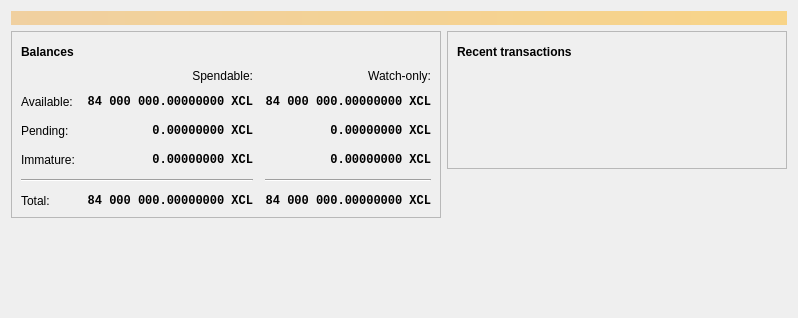
<?xml version="1.0" encoding="UTF-8"?>
<ui version="4.0">
 <class>OverviewPage</class>
 <widget class="QWidget" name="OverviewPage">
  <property name="geometry">
   <rect>
    <x>0</x>
    <y>0</y>
    <width>798</width>
    <height>318</height>
   </rect>
  </property>
  <property name="windowTitle">
   <string>Form</string>
  </property>
  <layout class="QVBoxLayout" name="topLayout">
   <item>
    <widget class="QLabel" name="labelAlerts">
     <property name="visible">
      <bool>false</bool>
     </property>
     <property name="styleSheet">
      <string notr="true">QLabel { background-color: qlineargradient(x1: 0, y1: 0, x2: 1, y2: 0, stop:0 #F0D0A0, stop:1 #F8D488); color:#000000; }</string>
     </property>
     <property name="wordWrap">
      <bool>true</bool>
     </property>
     <property name="margin">
      <number>3</number>
     </property>
     <property name="textInteractionFlags">
      <set>Qt::TextSelectableByMouse</set>
     </property>
    </widget>
   </item>
   <item>
    <layout class="QHBoxLayout" name="horizontalLayout" stretch="1,1">
     <item>
      <layout class="QVBoxLayout" name="verticalLayout_2">
       <item>
        <widget class="QFrame" name="frame">
         <property name="frameShape">
          <enum>QFrame::StyledPanel</enum>
         </property>
         <property name="frameShadow">
          <enum>QFrame::Raised</enum>
         </property>
         <layout class="QVBoxLayout" name="verticalLayout_4">
          <item>
           <layout class="QHBoxLayout" name="horizontalLayout_4">
            <item>
             <widget class="QLabel" name="label_5">
              <property name="font">
               <font>
                <weight>75</weight>
                <bold>true</bold>
               </font>
              </property>
              <property name="text">
               <string>Balances</string>
              </property>
             </widget>
            </item>
            <item>
             <widget class="QPushButton" name="labelWalletStatus">
              <property name="enabled">
               <bool>true</bool>
              </property>
              <property name="maximumSize">
               <size>
                <width>30</width>
                <height>16777215</height>
               </size>
              </property>
              <property name="toolTip">
               <string>The displayed information may be out of date. Your wallet automatically synchronizes with the Projectxcl network after a connection is established, but this process has not completed yet.</string>
              </property>
              <property name="text">
               <string/>
              </property>
              <property name="icon">
               <iconset resource="../bitcoin.qrc">
                <normaloff>:/icons/warning</normaloff>
                <disabledoff>:/icons/warning</disabledoff>:/icons/warning</iconset>
              </property>
              <property name="iconSize">
               <size>
                <width>24</width>
                <height>24</height>
               </size>
              </property>
              <property name="flat">
               <bool>true</bool>
              </property>
             </widget>
            </item>
            <item>
             <spacer name="horizontalSpacer_3">
              <property name="orientation">
               <enum>Qt::Horizontal</enum>
              </property>
              <property name="sizeHint" stdset="0">
               <size>
                <width>40</width>
                <height>20</height>
               </size>
              </property>
             </spacer>
            </item>
           </layout>
          </item>
          <item>
           <layout class="QGridLayout" name="gridLayout">
            <property name="spacing">
             <number>12</number>
            </property>
            <item row="2" column="2">
             <widget class="QLabel" name="labelWatchPending">
              <property name="font">
               <font>
                <family>Monospace</family>
                <weight>75</weight>
                <bold>true</bold>
               </font>
              </property>
              <property name="cursor">
               <cursorShape>IBeamCursor</cursorShape>
              </property>
              <property name="toolTip">
               <string>Unconfirmed transactions to watch-only addresses</string>
              </property>
              <property name="text">
               <string notr="true">0.00000000 XCL</string>
              </property>
              <property name="alignment">
               <set>Qt::AlignRight|Qt::AlignTrailing|Qt::AlignVCenter</set>
              </property>
              <property name="textInteractionFlags">
               <set>Qt::LinksAccessibleByMouse|Qt::TextSelectableByKeyboard|Qt::TextSelectableByMouse</set>
              </property>
             </widget>
            </item>
            <item row="2" column="1">
             <widget class="QLabel" name="labelUnconfirmed">
              <property name="font">
               <font>
                <family>Monospace</family>
                <weight>75</weight>
                <bold>true</bold>
               </font>
              </property>
              <property name="cursor">
               <cursorShape>IBeamCursor</cursorShape>
              </property>
              <property name="toolTip">
               <string>Total of transactions that have yet to be confirmed, and do not yet count toward the spendable balance</string>
              </property>
              <property name="text">
               <string notr="true">0.00000000 XCL</string>
              </property>
              <property name="alignment">
               <set>Qt::AlignRight|Qt::AlignTrailing|Qt::AlignVCenter</set>
              </property>
              <property name="textInteractionFlags">
               <set>Qt::LinksAccessibleByMouse|Qt::TextSelectableByKeyboard|Qt::TextSelectableByMouse</set>
              </property>
             </widget>
            </item>
            <item row="3" column="2">
             <widget class="QLabel" name="labelWatchImmature">
              <property name="font">
               <font>
                <family>Monospace</family>
                <weight>75</weight>
                <bold>true</bold>
               </font>
              </property>
              <property name="cursor">
               <cursorShape>IBeamCursor</cursorShape>
              </property>
              <property name="toolTip">
               <string>Mined balance in watch-only addresses that has not yet matured</string>
              </property>
              <property name="text">
               <string notr="true">0.00000000 XCL</string>
              </property>
              <property name="alignment">
               <set>Qt::AlignRight|Qt::AlignTrailing|Qt::AlignVCenter</set>
              </property>
              <property name="textInteractionFlags">
               <set>Qt::LinksAccessibleByMouse|Qt::TextSelectableByKeyboard|Qt::TextSelectableByMouse</set>
              </property>
             </widget>
            </item>
            <item row="4" column="0" colspan="2">
             <widget class="Line" name="line">
              <property name="orientation">
               <enum>Qt::Horizontal</enum>
              </property>
             </widget>
            </item>
            <item row="4" column="2">
             <widget class="Line" name="lineWatchBalance">
              <property name="sizePolicy">
               <sizepolicy hsizetype="Preferred" vsizetype="Fixed">
                <horstretch>0</horstretch>
                <verstretch>0</verstretch>
               </sizepolicy>
              </property>
              <property name="minimumSize">
               <size>
                <width>140</width>
                <height>0</height>
               </size>
              </property>
              <property name="orientation">
               <enum>Qt::Horizontal</enum>
              </property>
             </widget>
            </item>
            <item row="5" column="0">
             <widget class="QLabel" name="labelTotalText">
              <property name="text">
               <string>Total:</string>
              </property>
             </widget>
            </item>
            <item row="3" column="1">
             <widget class="QLabel" name="labelImmature">
              <property name="font">
               <font>
                <family>Monospace</family>
                <weight>75</weight>
                <bold>true</bold>
               </font>
              </property>
              <property name="cursor">
               <cursorShape>IBeamCursor</cursorShape>
              </property>
              <property name="toolTip">
               <string>Mined balance that has not yet matured</string>
              </property>
              <property name="text">
               <string notr="true">0.00000000 XCL</string>
              </property>
              <property name="alignment">
               <set>Qt::AlignRight|Qt::AlignTrailing|Qt::AlignVCenter</set>
              </property>
              <property name="textInteractionFlags">
               <set>Qt::LinksAccessibleByMouse|Qt::TextSelectableByKeyboard|Qt::TextSelectableByMouse</set>
              </property>
             </widget>
            </item>
            <item row="2" column="3">
             <spacer name="horizontalSpacer_2">
              <property name="orientation">
               <enum>Qt::Horizontal</enum>
              </property>
              <property name="sizeHint" stdset="0">
               <size>
                <width>40</width>
                <height>20</height>
               </size>
              </property>
             </spacer>
            </item>
            <item row="3" column="0">
             <widget class="QLabel" name="labelImmatureText">
              <property name="text">
               <string>Immature:</string>
              </property>
             </widget>
            </item>
            <item row="5" column="1">
             <widget class="QLabel" name="labelTotal">
              <property name="font">
               <font>
                <family>Monospace</family>
                <weight>75</weight>
                <bold>true</bold>
               </font>
              </property>
              <property name="cursor">
               <cursorShape>IBeamCursor</cursorShape>
              </property>
              <property name="toolTip">
               <string>Your current total balance</string>
              </property>
              <property name="text">
               <string notr="true">84 000 000.00000000 XCL</string>
              </property>
              <property name="alignment">
               <set>Qt::AlignRight|Qt::AlignTrailing|Qt::AlignVCenter</set>
              </property>
              <property name="textInteractionFlags">
               <set>Qt::LinksAccessibleByMouse|Qt::TextSelectableByKeyboard|Qt::TextSelectableByMouse</set>
              </property>
             </widget>
            </item>
            <item row="5" column="2">
             <widget class="QLabel" name="labelWatchTotal">
              <property name="font">
               <font>
                <family>Monospace</family>
                <weight>75</weight>
                <bold>true</bold>
               </font>
              </property>
              <property name="cursor">
               <cursorShape>IBeamCursor</cursorShape>
              </property>
              <property name="toolTip">
               <string>Current total balance in watch-only addresses</string>
              </property>
              <property name="text">
               <string notr="true">84 000 000.00000000 XCL</string>
              </property>
              <property name="alignment">
               <set>Qt::AlignRight|Qt::AlignTrailing|Qt::AlignVCenter</set>
              </property>
              <property name="textInteractionFlags">
               <set>Qt::LinksAccessibleByMouse|Qt::TextSelectableByKeyboard|Qt::TextSelectableByMouse</set>
              </property>
             </widget>
            </item>
            <item row="0" column="2">
             <widget class="QLabel" name="labelWatchonly">
              <property name="text">
               <string>Watch-only:</string>
              </property>
              <property name="alignment">
               <set>Qt::AlignRight|Qt::AlignTrailing|Qt::AlignVCenter</set>
              </property>
             </widget>
            </item>
            <item row="1" column="0">
             <widget class="QLabel" name="labelBalanceText">
              <property name="text">
               <string>Available:</string>
              </property>
             </widget>
            </item>
            <item row="1" column="1">
             <widget class="QLabel" name="labelBalance">
              <property name="font">
               <font>
                <family>Monospace</family>
                <weight>75</weight>
                <bold>true</bold>
               </font>
              </property>
              <property name="cursor">
               <cursorShape>IBeamCursor</cursorShape>
              </property>
              <property name="toolTip">
               <string>Your current spendable balance</string>
              </property>
              <property name="text">
               <string notr="true">84 000 000.00000000 XCL</string>
              </property>
              <property name="alignment">
               <set>Qt::AlignRight|Qt::AlignTrailing|Qt::AlignVCenter</set>
              </property>
              <property name="textInteractionFlags">
               <set>Qt::LinksAccessibleByMouse|Qt::TextSelectableByKeyboard|Qt::TextSelectableByMouse</set>
              </property>
             </widget>
            </item>
            <item row="1" column="2">
             <widget class="QLabel" name="labelWatchAvailable">
              <property name="font">
               <font>
                <family>Monospace</family>
                <weight>75</weight>
                <bold>true</bold>
               </font>
              </property>
              <property name="cursor">
               <cursorShape>IBeamCursor</cursorShape>
              </property>
              <property name="toolTip">
               <string>Your current balance in watch-only addresses</string>
              </property>
              <property name="text">
               <string notr="true">84 000 000.00000000 XCL</string>
              </property>
              <property name="alignment">
               <set>Qt::AlignRight|Qt::AlignTrailing|Qt::AlignVCenter</set>
              </property>
              <property name="textInteractionFlags">
               <set>Qt::LinksAccessibleByMouse|Qt::TextSelectableByKeyboard|Qt::TextSelectableByMouse</set>
              </property>
             </widget>
            </item>
            <item row="2" column="0">
             <widget class="QLabel" name="labelPendingText">
              <property name="text">
               <string>Pending:</string>
              </property>
             </widget>
            </item>
            <item row="0" column="1">
             <widget class="QLabel" name="labelSpendable">
              <property name="text">
               <string>Spendable:</string>
              </property>
              <property name="alignment">
               <set>Qt::AlignRight|Qt::AlignTrailing|Qt::AlignVCenter</set>
              </property>
             </widget>
            </item>
           </layout>
          </item>
         </layout>
        </widget>
       </item>
       <item>
        <spacer name="verticalSpacer">
         <property name="orientation">
          <enum>Qt::Vertical</enum>
         </property>
         <property name="sizeHint" stdset="0">
          <size>
           <width>20</width>
           <height>40</height>
          </size>
         </property>
        </spacer>
       </item>
      </layout>
     </item>
     <item>
      <layout class="QVBoxLayout" name="verticalLayout_3">
       <item>
        <widget class="QFrame" name="frame_2">
         <property name="frameShape">
          <enum>QFrame::StyledPanel</enum>
         </property>
         <property name="frameShadow">
          <enum>QFrame::Raised</enum>
         </property>
         <layout class="QVBoxLayout" name="verticalLayout">
          <item>
           <layout class="QHBoxLayout" name="horizontalLayout_2">
            <item>
             <widget class="QLabel" name="label_4">
              <property name="font">
               <font>
                <weight>75</weight>
                <bold>true</bold>
               </font>
              </property>
              <property name="text">
               <string>Recent transactions</string>
              </property>
             </widget>
            </item>
            <item>
             <widget class="QPushButton" name="labelTransactionsStatus">
              <property name="enabled">
               <bool>true</bool>
              </property>
              <property name="maximumSize">
               <size>
                <width>30</width>
                <height>16777215</height>
               </size>
              </property>
              <property name="toolTip">
               <string>The displayed information may be out of date. Your wallet automatically synchronizes with the Projectxcl network after a connection is established, but this process has not completed yet.</string>
              </property>
              <property name="text">
               <string/>
              </property>
              <property name="icon">
               <iconset resource="../bitcoin.qrc">
                <normaloff>:/icons/warning</normaloff>
                <disabledoff>:/icons/warning</disabledoff>:/icons/warning</iconset>
              </property>
              <property name="iconSize">
               <size>
                <width>24</width>
                <height>24</height>
               </size>
              </property>
              <property name="flat">
               <bool>true</bool>
              </property>
             </widget>
            </item>
            <item>
             <spacer name="horizontalSpacer">
              <property name="orientation">
               <enum>Qt::Horizontal</enum>
              </property>
              <property name="sizeHint" stdset="0">
               <size>
                <width>40</width>
                <height>20</height>
               </size>
              </property>
             </spacer>
            </item>
           </layout>
          </item>
          <item>
           <widget class="TransactionOverviewWidget" name="listTransactions">
            <property name="styleSheet">
             <string notr="true">QListView { background: transparent; }</string>
            </property>
            <property name="frameShape">
             <enum>QFrame::NoFrame</enum>
            </property>
            <property name="verticalScrollBarPolicy">
             <enum>Qt::ScrollBarAlwaysOff</enum>
            </property>
            <property name="horizontalScrollBarPolicy">
             <enum>Qt::ScrollBarAlwaysOff</enum>
            </property>
            <property name="sizeAdjustPolicy">
             <enum>QAbstractScrollArea::AdjustToContents</enum>
            </property>
            <property name="selectionMode">
             <enum>QAbstractItemView::NoSelection</enum>
            </property>
            <property name="uniformItemSizes">
             <bool>true</bool>
            </property>
           </widget>
          </item>
         </layout>
        </widget>
       </item>
       <item>
        <spacer name="verticalSpacer_2">
         <property name="orientation">
          <enum>Qt::Vertical</enum>
         </property>
         <property name="sizeHint" stdset="0">
          <size>
           <width>20</width>
           <height>40</height>
          </size>
         </property>
        </spacer>
       </item>
      </layout>
     </item>
    </layout>
   </item>
  </layout>
 </widget>
 <customwidgets>
  <customwidget>
   <class>TransactionOverviewWidget</class>
   <extends>QListView</extends>
   <header>qt/transactionoverviewwidget.h</header>
  </customwidget>
 </customwidgets>
 <resources/>
 <connections/>
</ui>
